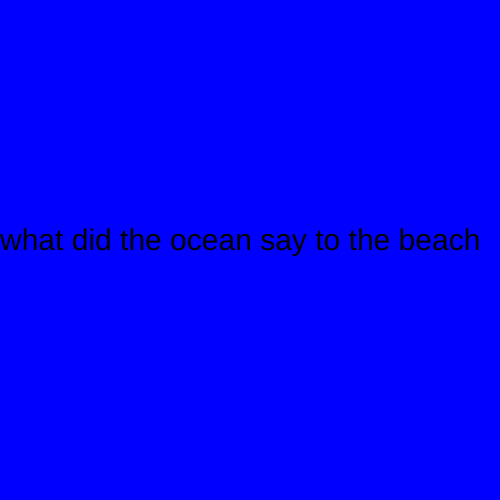
Frame 1 (no input)
Frame 60 (no input): identical to frame 1, image omitted
Frame 120 (the mouse pressed at the canvas centre since frame 60): identical to frame 1, image omitted

The p5.js sketch that drew this single still picture (run headless with seeded random() and noise() and a simulated clock; from frame 60 on, the mouse is pressed at the canvas centre):

// p5.js sketch
// ── sketch.js
let state = 0;
let timer = 0;

{}
function setup() {
  createCanvas(500, 500);
}

function draw() {

  switch (state) {
    case 0:
      background('blue');
      textSize(30) ;
      text("what did the ocean say to the beach", 0, height / 2);
      break;

    case 1:
      background('red');
      textSize(30) ;
      text('NOTHING IT JUST WAVED', 0, height/2,);
      break;
  }

timer++ ;
if (timer > 3*60){
    timer = 0 ;
    state++ ;
    if (state > 1) state = 0 ;
}


}
